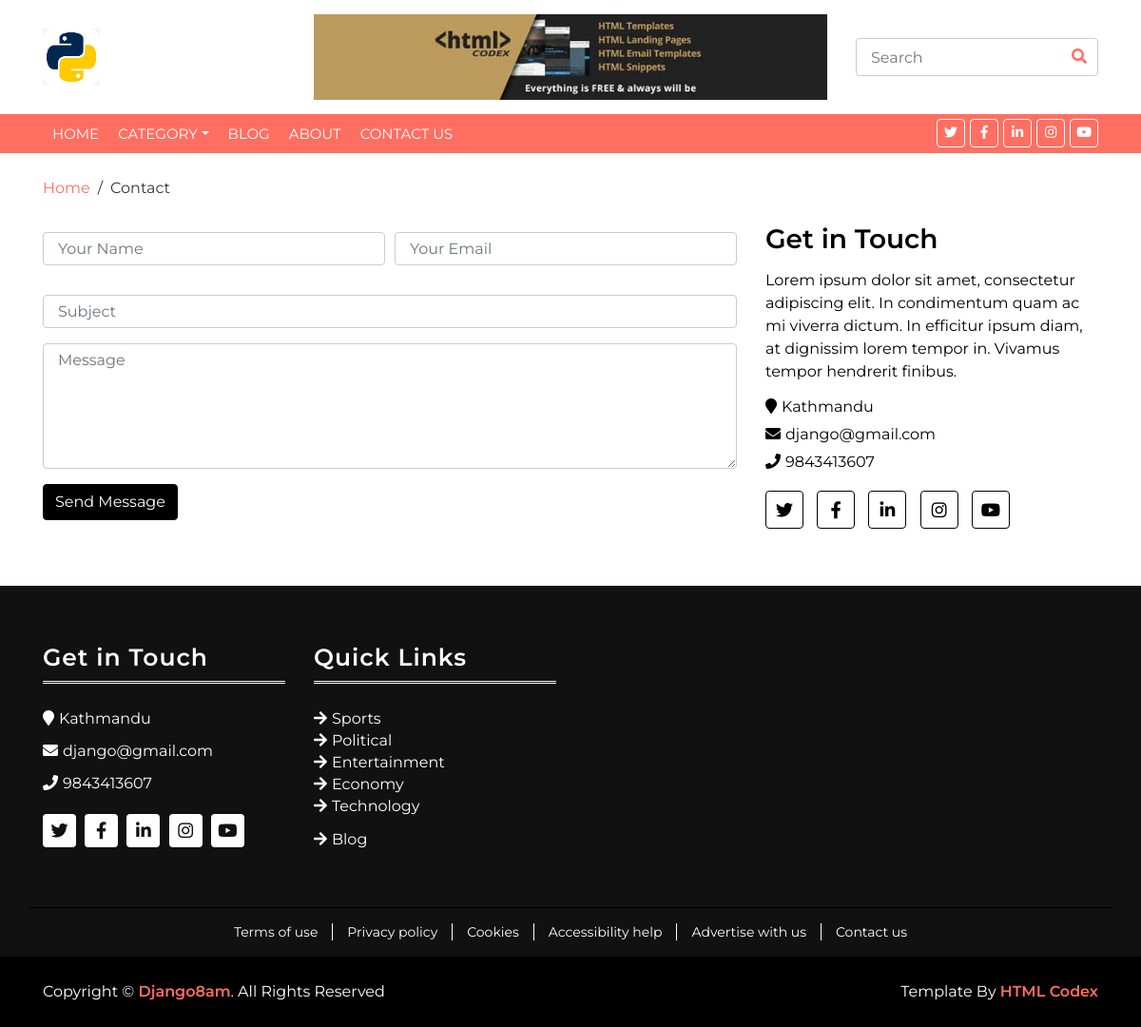
The app's page /contact with its own data.
### news/models.py (models this page shows, shortened)
class Setting(models.Model):
    name = models.CharField(max_length=255)
    email = models.EmailField(max_length=255)
    phone = models.CharField(max_length=100, null=True, blank=True)
    address = models.CharField(max_length=100, null=True, blank=True)
    logo = models.ImageField(upload_to="images/", null=True, blank=True)
    favicon = models.ImageField(upload_to="images/", null=True, blank=True)
    facebook = models.CharField(max_length=100, null=True, blank=True)
    twitter = models.CharField(max_length=100, null=True, blank=True)
    instagram = models.CharField(max_length=100, null=True, blank=True)
    linkedin = models.CharField(max_length=100, null=True, blank=True)
    youtube = models.CharField(max_length=100, null=True, blank=True)
    google = models.CharField(max_length=100, null=True, blank=True)
    class Meta:
        verbose_name_plural = 'Settings'

class Category(models.Model):
    category_name = models.CharField(max_length=100, unique=True)
    class Meta:
        verbose_name_plural = 'Categories'

### news/views.py (the view)
# urls.py: path('contact', contact, name='contact'),
def contact(request):
    data = {
        'newsData': News.objects.all(),
        'title': "Contact Us",
    }
    return render(request, 'pages/contact/contact.html', data)

### news/general.py (called while the page is built)
def data_pass(request):
    data = {
        'title':"News Portal",
        'settingData':Setting.objects.first(),
        'menuCategory':Category.objects.all(),
    }
    return data

### news/templates/pages/contact/contact.html (shortened to what this page needs)
{% extends 'master/master.html' %}
{% block content %}
 <div class="breadcrumb-wrap">
    <div class="container">
        <ul class="breadcrumb">
            <li class="breadcrumb-item"><a href="{% url 'index' %}">Home</a></li>
            <li class="breadcrumb-item active">Contact</li>
        </ul>
    </div>
</div>
<div class="contact">
    <div class="container">
        <div class="row align-items-center">
            <div class="col-md-8">
                <div class="contact-form">
                    <form method="post">
                        <div class="form-row">
                            <div class="form-group col-md-6">
                                <input type="text" class="form-control" placeholder="Your Name" />
                            </div>
                            <div class="form-group col-md-6">
                                <input type="email" class="form-control" placeholder="Your Email" />
                            </div>
                        </div>
                        <div class="form-group">
                            <input type="text" class="form-control" placeholder="Subject" />
                        </div>
                        <div class="form-group">
                            <textarea class="form-control" rows="5" placeholder="Message"></textarea>
                        </div>
                        <div><button class="btn" type="submit">Send Message</button></div>
                    </form>
                </div>
            </div>
            <div class="col-md-4">
                <div class="contact-info">
                    <h3>Get in Touch</h3>
                    <p>
                        Lorem ipsum dolor sit amet, consectetur adipiscing elit. In condimentum quam ac mi viverra dictum. In efficitur ipsum diam, at dignissim lorem tempor in. Vivamus tempor hendrerit finibus.
                    </p>
                    <h4><i class="fa fa-map-marker"></i>{{settingData.address}}</h4>
                    <h4><i class="fa fa-envelope"></i>{{settingData.email}}</h4>
                    <h4><i class="fa fa-phone"></i>{{settingData.phone}}</h4>
                    <div class="social">
                        <a href=""><i class="fab fa-twitter"></i></a>
                        <a href=""><i class="fab fa-facebook-f"></i></a>
                        <a href=""><i class="fab fa-linkedin-in"></i></a>
                        <a href=""><i class="fab fa-instagram"></i></a>
                        <a href=""><i class="fab fa-youtube"></i></a>
                    </div>
                </div>
            </div>
        </div>
    </div>
</div>
{% endblock %}

### news/templates/layouts/top-header.html
{% load static %}
<div class="brand">
    <div class="container">
        <div class="row align-items-center">
            <div class="col-lg-3 col-md-4">
                <div class="b-logo">
                    {% if settingData.logo %}
                    <a href="{% url 'index' %}">
                        <img src="{{settingData.logo.url}}" alt="Logo">
                    </a>
                    {% endif %}
                </div>
            </div>
            <div class="col-lg-6 col-md-4">
                <div class="b-ads">
                    <a href="https://htmlcodex.com" target="_blank">
                        <img src="/news/uploads/images/ads.jpg" alt="Ads">
                    </a>
                </div>
            </div>
            <div class="col-lg-3 col-md-4">
                <form action="{% url 'index' %}" method="get">
                <div class="b-search">
                    <input type="text" name="search" placeholder="Search">
                    <button><i class="fa fa-search"></i></button>
                </div>
            </form>
            </div>
        </div>
    </div>
</div>

### news/templates/layouts/footer.html (shortened to what this page needs)
{% load static %}
        <div class="footer">
            <div class="container">
                <div class="row">
                    <div class="col-lg-3 col-md-6">
                        <div class="footer-widget">
                            <h3 class="title">Get in Touch</h3>
                            <div class="contact-info">
                                <p><i class="fa fa-map-marker"></i>{{settingData.address}}</p>
                                <p><i class="fa fa-envelope"></i>{{settingData.email}}</p>
                                <p><i class="fa fa-phone"></i>{{settingData.phone}}</p>
                                <div class="social">
                                    <a href=""><i class="fab fa-twitter"></i></a>
                                    <a href=""><i class="fab fa-facebook-f"></i></a>
                                    <a href=""><i class="fab fa-linkedin-in"></i></a>
                                    <a href=""><i class="fab fa-instagram"></i></a>
                                    <a href=""><i class="fab fa-youtube"></i></a>
                                </div>
                            </div>
                        </div>
                    </div>
                    <div class="col-lg-3 col-md-6">
                        <div class="footer-widget">
                            <h3 class="title">Quick Links</h3>
                            <ul>
                                <li>
                                    {% for category in menuCategory %}
                                    <a href="{% url 'category' category.category_name %}">{{category.category_name}}</a>
                                    {% endfor %}
                                </li>
                                <li><a href="{% url 'blog' %}">Blog</a></li>
                            </ul>
                        </div>
                    </div>
                </div>
            </div>
        </div>
        <div class="footer-menu">
            <div class="container">
                <div class="f-menu">
                    <a href="">Terms of use</a>
                    <a href="">Privacy policy</a>
                    <a href="">Cookies</a>
                    <a href="">Accessibility help</a>
                    <a href="">Advertise with us</a>
                    <a href="{% url 'contact' %}">Contact us</a>
                </div>
            </div>
        </div>
        <div class="footer-bottom">
            <div class="container">
                <div class="row">
                    <div class="col-md-6 copyright">
                        <p>Copyright &copy; <a href="">{{settingData.name}}</a>. All Rights Reserved</p>
                    </div>
                    <div class="col-md-6 template-by">
                        <p>Template By <a href="{% url 'index' %}">HTML Codex</a></p>
                    </div>
                </div>
            </div>
        </div>

### news/static/css/style.css (style rules this page uses)
body { color: #000000; font-family: 'Montserrat', sans-serif; font-weight: 400; background: #ffffff; }
a { color: #FF6F61; transition: 0.5s; }
p { padding: 0; margin: 0 0 15px 0; color: #000000; }
h1, h2, h3, h4, h5, h6 { margin: 0 0 15px 0; padding: 0; color: #000000; font-weight: 600; }
h4, h5, h6 { font-weight: 400; }
.form-control, .custom-select { width: 100%; height: 35px; padding: 5px 15px; color: #999999; border: 1px solid #cccccc; margin-bottom: 15px }
button.btn { color: #ffffff; background: #000000; border: 1px solid #000000; }
.brand { margin: 15px 0; background: #ffffff; }
.brand .b-logo { text-align: left; overflow: hidden; }
.brand .b-logo a img { max-width: 100%; max-height: 60px; }
.brand .b-ads { overflow: hidden; }
.brand .b-ads a img { max-width: 100%; max-height: 100%; }
.brand .b-search { width: 100%; }
.brand .b-search input[type=text] { width: 100%; height: 40px; padding: 0 15px; color: #666666; border: 1px solid #cccccc; border-radius: 4px; }
.brand .b-search button { position: absolute; width: 40px; height: 40px; top: 0; right: 15px; border: none; background: none; color: #FF6F61; border-radius: 0 4px 4px 0; }
@media (min-width: 768px) { .brand { max-height: 90px; } }
.breadcrumb-wrap { position: relative; width: 100%; background: #ffffff; }
.breadcrumb-wrap .breadcrumb { margin: 25px 0 0 0; padding: 0; background: none; }
.breadcrumb-wrap .breadcrumb .breadcrumb-item + .breadcrumb-item::before { color: #353535; }
.breadcrumb-wrap .breadcrumb .breadcrumb-item.active { color: #353535; }
.contact { position: relative; padding: 25px 0 15px 0; }
.contact .contact-form, .contact .contact-info { margin-bottom: 45px; }
.contact .contact-info h4 { margin-bottom: 10px; font-size: 16px; font-weight: 400; }
.contact .contact-info h4 i { color: #000000; margin-right: 5px; }
.contact .social { position: relative; width: 100%; }
.contact .social a { display: inline-block; margin: 10px 10px 0 0; width: 40px; height: 40px; padding: 7px 0; text-align: center; font-size: 18px; border: 1px solid #000000; border-radius: 4px; }
.contact .social a i { color: #000000; }
.footer { position: relative; padding: 60px 0 0 0; background: #111111; }
.footer .footer-widget { position: relative; width: 100%; margin-bottom: 60px; }
.footer .footer-widget .title { color: #ffffff; font-size: 25px; letter-spacing: 1px; padding-bottom: 10px; margin-bottom: 25px; border-bottom: 3px double #ffffff; }
.footer .footer-widget p { color: #ffffff; }
.footer .footer-widget ul { margin: 0; padding: 0; list-style: none; }
.footer .footer-widget ul li { margin-bottom: 12px; }
.footer .footer-widget ul li:last-child { margin-bottom: 0; }
.footer .footer-widget ul li a { color: #ffffff; white-space: nowrap; display: block; line-height: 23px; }
.footer .footer-widget ul li a::before { content: '\f061'; font-family: 'Font Awesome 5 Free'; font-weight: 900; padding-right: 5px; }
.footer .contact-info p { margin-bottom: 10px; color: #ffffff; font-size: 16px; }
.footer .contact-info p i { color: #ffffff; margin-right: 5px; }
.footer .social { position: relative; width: 100%; }
.footer .social a { display: inline-block; margin: 10px 5px 0 0; width: 35px; height: 35px; padding: 5px 0; text-align: center; font-size: 18px; background: #ffffff; border-radius: 4px; }
.footer .social a i { color: #111111; }
.footer-menu { position: relative; background: #111111; }
.footer-menu .container { padding: 15px 0; border-top: 1px solid #000000; }
.footer-menu .f-menu { font-size: 0; text-align: center; }
.footer-menu .f-menu a { color: #ffffff; font-size: 14px; margin-right: 15px; padding-right: 15px; border-right: 1px solid #ffffff; }
.footer-menu .f-menu a:last-child { margin-right: 0; padding-right: 0; border-right: none; }
.footer-bottom { position: relative; padding: 25px 0; background: #000000; }
.footer-bottom .copyright { text-align: left; }
.footer-bottom .template-by { text-align: right; }
.footer-bottom .copyright p, .footer-bottom .template-by p { color: #ffffff; font-weight: 400; margin: 0; }
.footer-bottom .copyright p a, .footer-bottom .template-by p a { font-weight: 600; }

### records on screen
Setting: logo (picture), address "Kathmandu", email "django@gmail.com", phone "9843413607", name "Django8am"
Category: category_name "Sports"
Category: category_name "Political"
Category: category_name "Entertainment"
Category: category_name "Economy"
Category: category_name "Technology"
